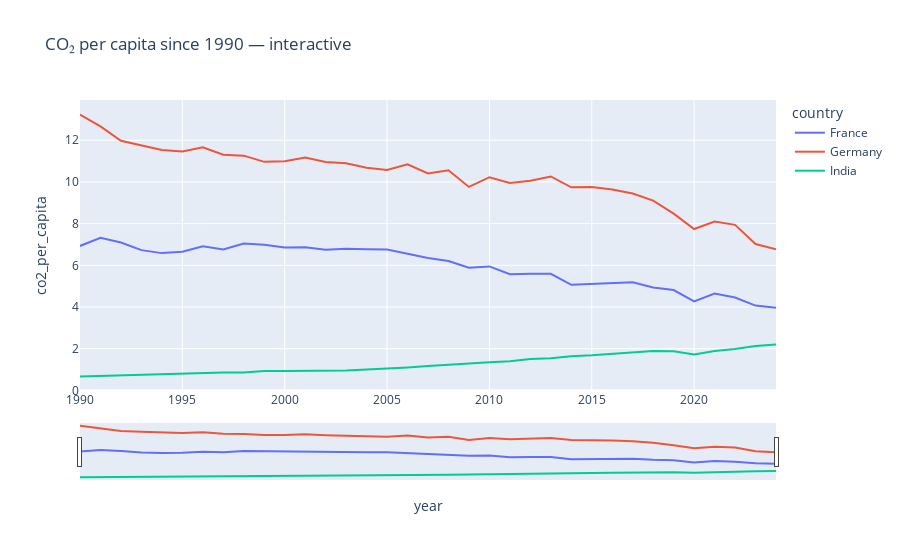

Notebook cell for this chart:
### Markdown cell above
# Interactive line (range slider + country selector)

### Code cell
countries = ['France','Germany','India']  # change as you like
line_df = co2[(co2['country'].isin(countries)) & (co2['year']>=1990)]

fig = px.line(line_df, x='year', y='co2_per_capita', color='country',
              title='CO₂ per capita since 1990 — interactive')
fig.update_layout(xaxis=dict(rangeslider=dict(visible=True)))
fig.show()

### Figure 1 — Plotly figure (JSON) as saved in the notebook; plotly's stock layout.template omitted (floating-point values rounded to 4 significant figures)
{"data": [{"hovertemplate": "country=France<br>year=%{x}<br>co2_per_capita=%{y}<extra></extra>", "legendgroup": "France", "line": {"color": "#636efa", "dash": "solid"}, "marker": {"symbol": "circle"}, "mode": "lines", "name": "France", "orientation": "v", "showlegend": true, "type": "scatter", "x": [1990, 1991, 1992, 1993, 1994, 1995, 1996, 1997, 1998, 1999, 2000, 2001, 2002, 2003, 2004, 2005, 2006, 2007, 2008, 2009, 2010, 2011, 2012, 2013, 2014, 2015, 2016, 2017, 2018, 2019, 2020, 2021, 2022, 2023, 2024], "xaxis": "x", "y": [6.929, 7.318, 7.096, 6.728, 6.585, 6.65, 6.909, 6.762, 7.049, 6.991, 6.85, 6.871, 6.747, 6.799, 6.769, 6.756, 6.554, 6.35, 6.209, 5.885, 5.946, 5.572, 5.59, 5.591, 5.067, 5.116, 5.155, 5.183, 4.931, 4.812, 4.272, 4.65, 4.456, 4.068, 3.969], "yaxis": "y"}, {"hovertemplate": "country=Germany<br>year=%{x}<br>co2_per_capita=%{y}<extra></extra>", "legendgroup": "Germany", "line": {"color": "#EF553B", "dash": "solid"}, "marker": {"symbol": "circle"}, "mode": "lines", "name": "Germany", "orientation": "v", "showlegend": true, "type": "scatter", "x": [1990, 1991, 1992, 1993, 1994, 1995, 1996, 1997, 1998, 1999, 2000, 2001, 2002, 2003, 2004, 2005, 2006, 2007, 2008, 2009, 2010, 2011, 2012, 2013, 2014, 2015, 2016, 2017, 2018, 2019, 2020, 2021, 2022, 2023, 2024], "xaxis": "x", "y": [13.23, 12.66, 11.98, 11.77, 11.54, 11.46, 11.67, 11.31, 11.26, 10.96, 10.99, 11.17, 10.95, 10.89, 10.68, 10.58, 10.85, 10.41, 10.56, 9.761, 10.23, 9.95, 10.06, 10.26, 9.74, 9.757, 9.642, 9.441, 9.101, 8.481, 7.739, 8.101, 7.942, 7.023, 6.769], "yaxis": "y"}, {"hovertemplate": "country=India<br>year=%{x}<br>co2_per_capita=%{y}<extra></extra>", "legendgroup": "India", "line": {"color": "#00cc96", "dash": "solid"}, "marker": {"symbol": "circle"}, "mode": "lines", "name": "India", "orientation": "v", "showlegend": true, "type": "scatter", "x": [1990, 1991, 1992, 1993, 1994, 1995, 1996, 1997, 1998, 1999, 2000, 2001, 2002, 2003, 2004, 2005, 2006, 2007, 2008, 2009, 2010, 2011, 2012, 2013, 2014, 2015, 2016, 2017, 2018, 2019, 2020, 2021, 2022, 2023, 2024], "xaxis": "x", "y": [0.668, 0.696, 0.726, 0.734, 0.759, 0.792, 0.841, 0.859, 0.86, 0.926, 0.933, 0.929, 0.941, 0.957, 0.999, 1.035, 1.103, 1.17, 1.234, 1.316, 1.35, 1.4, 1.507, 1.54, 1.637, 1.681, 1.75, 1.784, 1.888, 1.88, 1.727, 1.892, 1.986, 2.13, 2.201], "yaxis": "y"}], "layout": {"legend": {"title": {"text": "country"}, "tracegroupgap": 0}, "title": {"text": "CO₂ per capita since 1990 — interactive"}, "xaxis": {"anchor": "y", "domain": [0, 1], "rangeslider": {"visible": true}, "title": {"text": "year"}}, "yaxis": {"anchor": "x", "domain": [0, 1], "title": {"text": "co2_per_capita"}}}}
